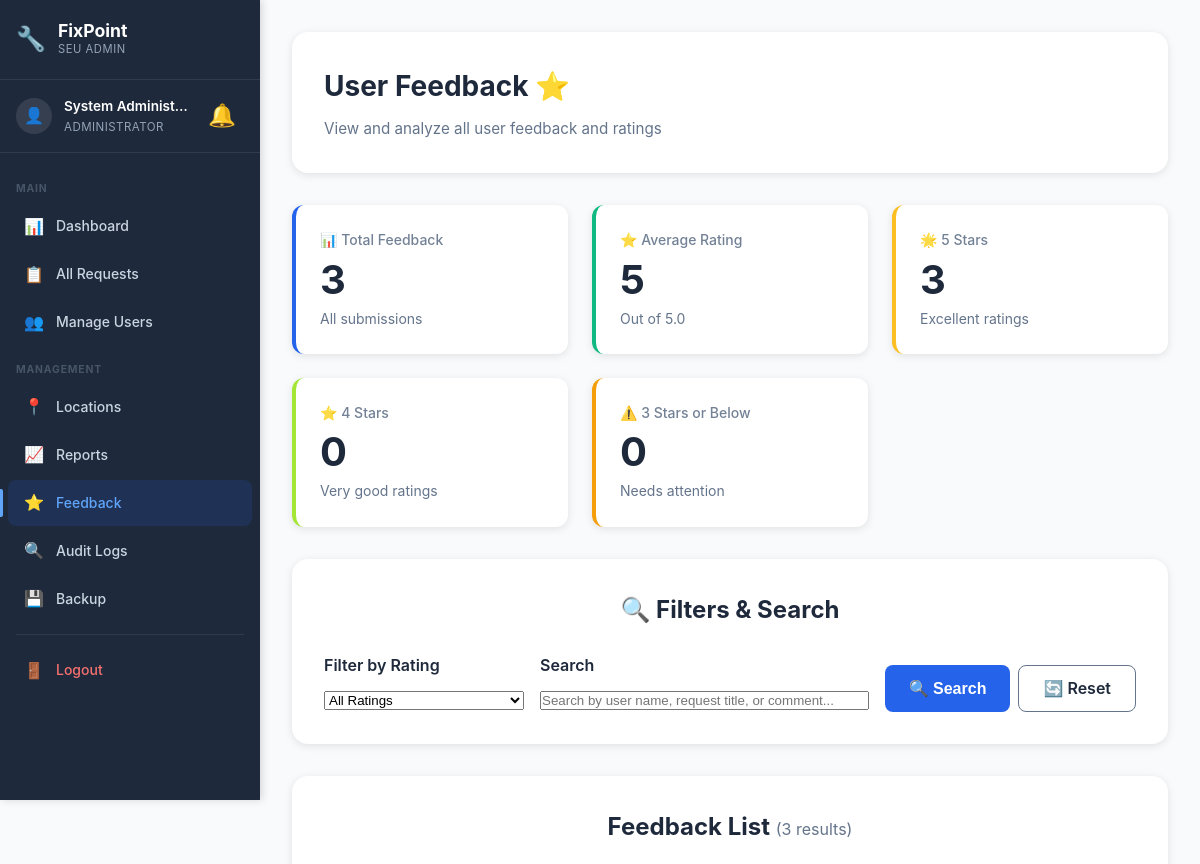
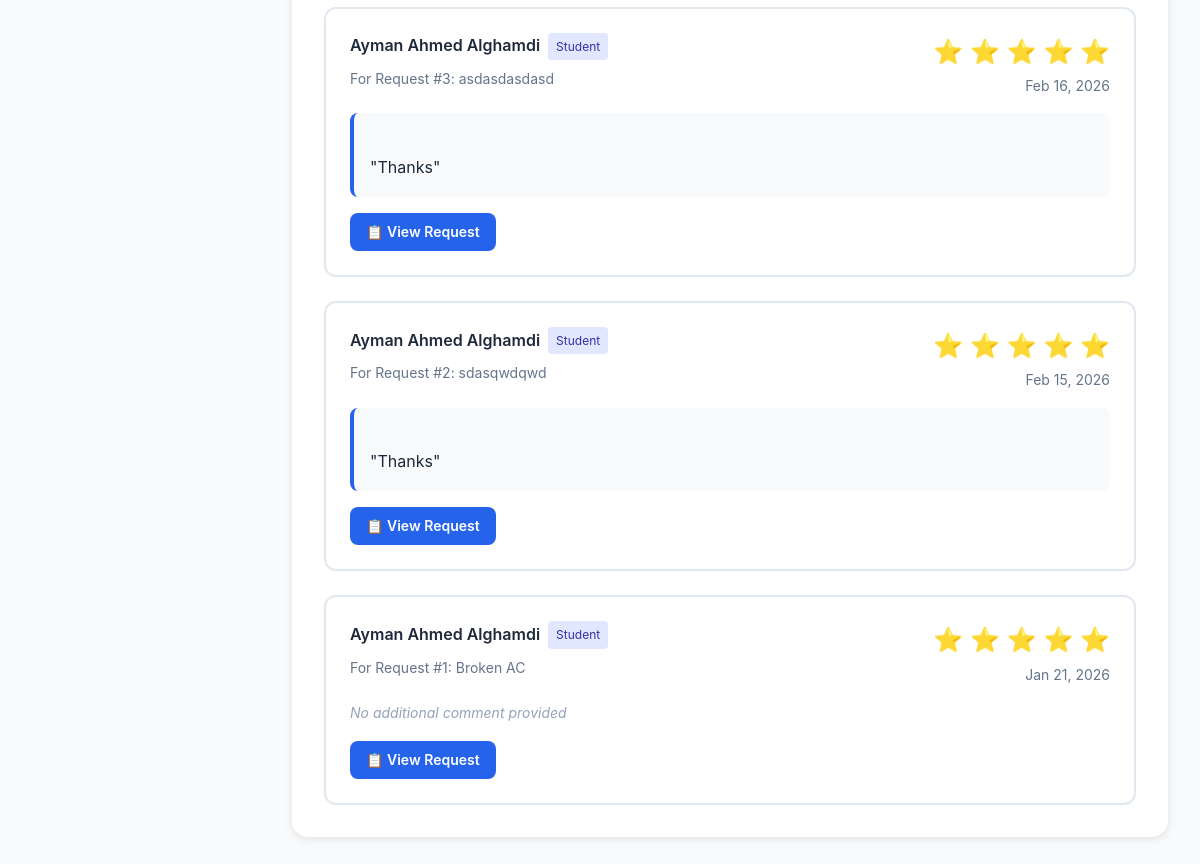
Page /admin/all-feedback.php (signed in) on the earlier database version (2 pictures, top to bottom).
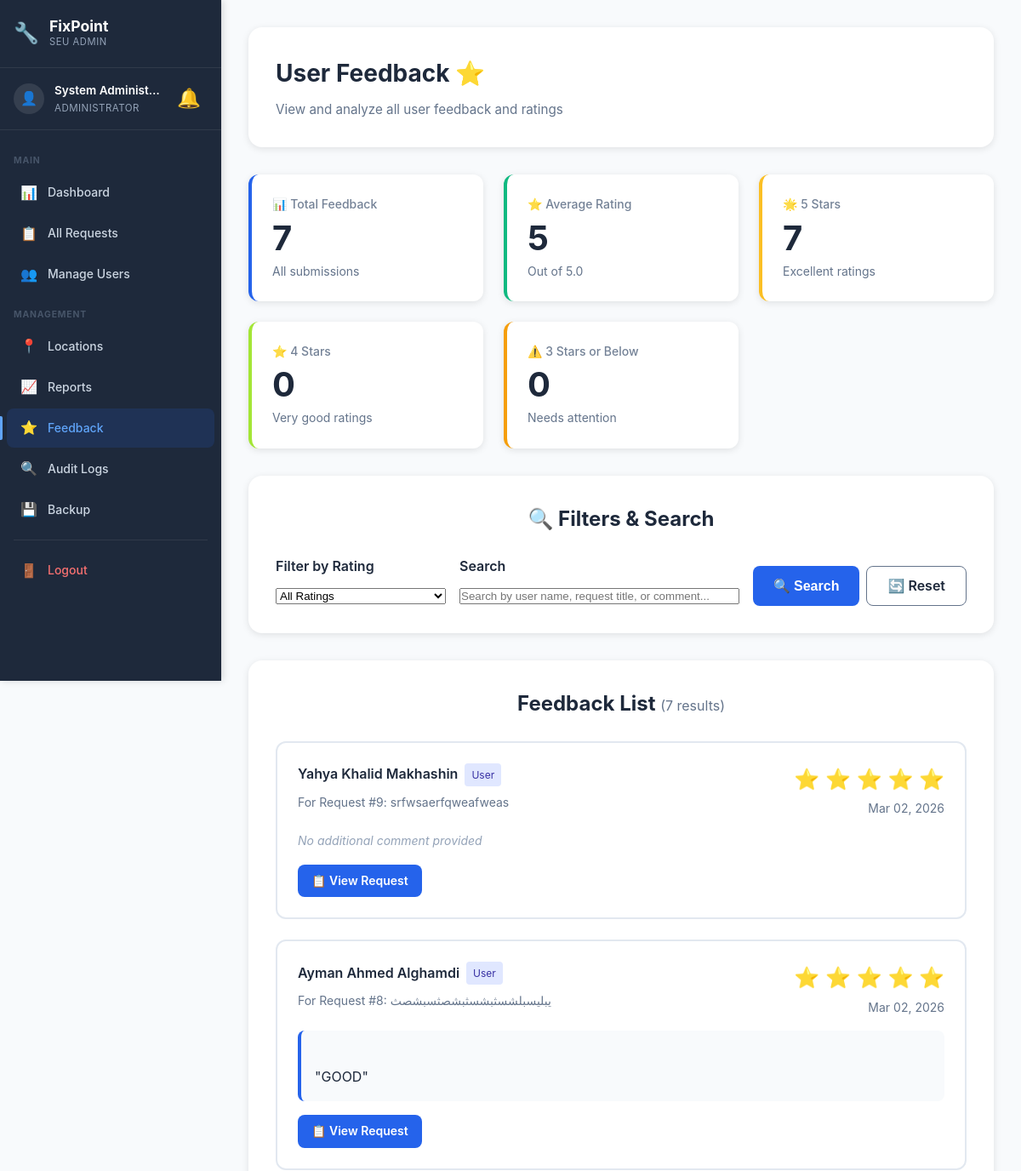
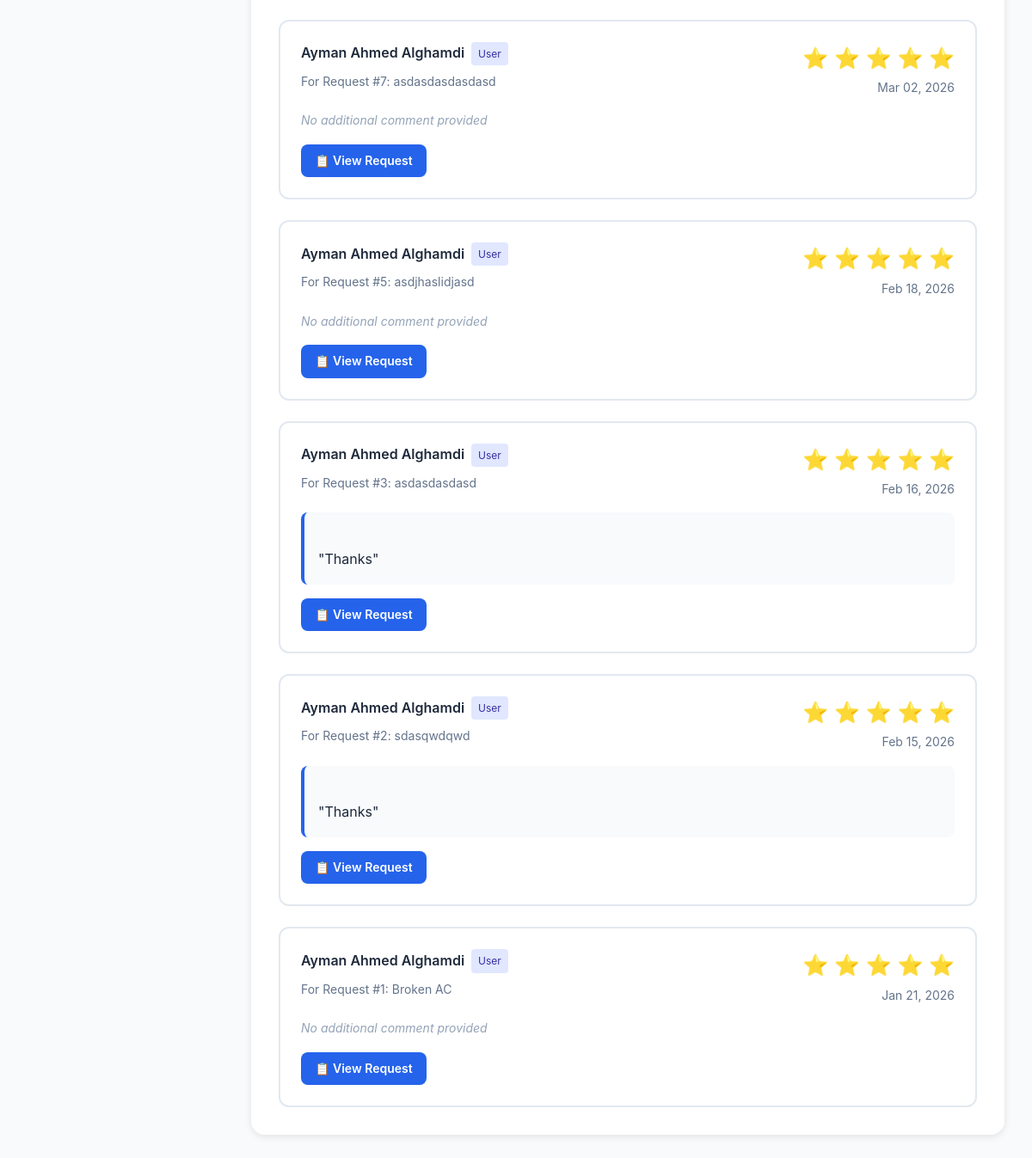
Same page on the later database version (2 pictures, top to bottom).
### tables this page shows
CREATE TABLE `feedback` (
  `FeedbackID` int(11) NOT NULL,
  `RequestID` int(11) NOT NULL,
  `UserID` int(11) NOT NULL,
  `Rating` int(11) NOT NULL CHECK (`Rating` between 1 and 5),
  `Comment` text DEFAULT NULL,
  `SubmittedAt` timestamp NOT NULL DEFAULT current_timestamp()
);

CREATE TABLE `user` (
  `UserID` int(11) NOT NULL,
  `RoleID` int(11) NOT NULL,
  `Name` varchar(100) NOT NULL,
  `Email` varchar(100) NOT NULL,
  `Password` varchar(255) NOT NULL,
  `Phone` varchar(20) DEFAULT NULL,
  `MaxRequestsPerWeek` int(11) DEFAULT 2,
  `CreatedAt` timestamp NOT NULL DEFAULT current_timestamp(),
  `LastResetAt` datetime DEFAULT NULL
);

CREATE TABLE `role` (
  `RoleID` int(11) NOT NULL,
  `RoleName` varchar(50) NOT NULL
);

CREATE TABLE `maintenancerequest` (
  `RequestID` int(11) NOT NULL,
  `UserID` int(11) NOT NULL,
  `LocationID` int(11) NOT NULL,
  `CategoryID` int(11) NOT NULL,
  `PriorityID` int(11) NOT NULL,
  `StatusID` int(11) NOT NULL DEFAULT 1,
  `Title` varchar(200) NOT NULL,
  `Description` text NOT NULL,
  `SubmittedAt` timestamp NOT NULL DEFAULT current_timestamp(),
  `UpdatedAt` timestamp NOT NULL DEFAULT current_timestamp() ON UPDATE current_timestamp(),
  `CompletedAt` timestamp NULL DEFAULT NULL
);

### config/helpers.php (called while the page is built, shortened)
<?php
function formatDate($date, $format = 'M d, Y H:i') {
    return date($format, strtotime($date));
}
function e($string) {
    return htmlspecialchars($string, ENT_QUOTES, 'UTF-8');
}
?>

### admin/all-feedback.php (the view, shortened to what the changed rows need)
<?php
require_once __DIR__ . '/../config/database.php';
require_once __DIR__ . '/../config/helpers.php';
$sql = "SELECT
            f.FeedbackID,
            f.Rating,
            f.Comment,
            f.SubmittedAt,
            mr.RequestID,
            mr.Title as RequestTitle,
            u.Name as UserName,
            u.Email as UserEmail,
            r.RoleName
        FROM feedback f
        JOIN maintenancerequest mr ON f.RequestID = mr.RequestID
        JOIN user u ON f.UserID = u.UserID
        JOIN role r ON u.RoleID = r.RoleID
        WHERE 1=1";
$sql .= " ORDER BY f.SubmittedAt DESC";
$result = $conn->query($sql);
$feedback_list = $result->fetch_all(MYSQLI_ASSOC);
$stats = [];
$stats['total'] = count($feedback_list);
$total_rating = 0;
$rating_counts = [1 => 0, 2 => 0, 3 => 0, 4 => 0, 5 => 0];
foreach ($feedback_list as $fb) {
    $total_rating += $fb['Rating'];
    $rating_counts[$fb['Rating']]++;
}
$stats['average'] = $stats['total'] > 0 ? round($total_rating / $stats['total'], 1) : 0;
$stats['5_star'] = $rating_counts[5];
$stats['4_star'] = $rating_counts[4];
$stats['3_star'] = $rating_counts[3];
$stats['2_star'] = $rating_counts[2];
$stats['1_star'] = $rating_counts[1];
?>
<!DOCTYPE html>
<html lang="en">
<head>
    <link rel="stylesheet" href="../assets/css/style.css">
    <link rel="stylesheet" href="../assets/css/dashboard.css">
    <link rel="stylesheet" href="../assets/css/sidebar.css">
</head>
<body class="has-sidebar">
    <div class="main-content">
    <div class="dashboard">
        <div class="dashboard-container">
            <div class="dashboard-header">
                <h1 class="welcome-text">User Feedback ⭐</h1>
            </div>
            <div class="stats-grid">
                <div class="stat-card">
                    <div class="stat-label">📊 Total Feedback</div>
                    <div class="stat-value"><?php echo $stats['total']; ?></div>
                    <div class="stat-info">All submissions</div>
                </div>
                <div class="stat-card" style="border-left-color: #fbbf24;">
                    <div class="stat-label">🌟 5 Stars</div>
                    <div class="stat-value"><?php echo $stats['5_star']; ?></div>
                    <div class="stat-info">Excellent ratings</div>
                </div>
            </div>
            <div class="requests-section" style="margin-bottom: 2rem;">
                <h2 class="section-title">🔍 Filters & Search</h2>
            </div>
            <div class="requests-section">
                <h2 class="section-title">
                    Feedback List
                    <span style="color: #64748b; font-size: 1rem; font-weight: 400;">
                        (<?php echo count($feedback_list); ?> results)
                    </span>
                </h2>
                <?php if (count($feedback_list) > 0): ?>
                    <div style="display: grid; gap: 1.5rem;">
                        <?php foreach ($feedback_list as $fb): ?>
                            <div style="background: white; border: 2px solid #e2e8f0; padding: 1.5rem; border-radius: 0.75rem;">
                                <div style="display: flex; justify-content: space-between; align-items: start; margin-bottom: 1rem; flex-wrap: wrap; gap: 1rem;">
                                    <div>
                                        <div style="display: flex; align-items: center; gap: 0.5rem; margin-bottom: 0.5rem;">
                                            <span style="font-weight: 600; color: #1e293b;">
                                                <?php echo e($fb['UserName']); ?>
                                            </span>
                                            <span style="background: #e0e7ff; color: #3730a3; padding: 0.25rem 0.5rem; border-radius: 0.25rem; font-size: 0.75rem;">
                                                <?php echo e($fb['RoleName']); ?>
                                            </span>
                                        </div>
                                        <div style="color: #64748b; font-size: 0.875rem;">
                                            For Request #<?php echo $fb['RequestID']; ?>: <?php echo e($fb['RequestTitle']); ?>
                                        </div>
                                    </div>
                                    <div style="text-align: right;">
                                        <div style="color: #fbbf24; font-size: 1.5rem; margin-bottom: 0.25rem;">
                                            <?php for ($i = 1; $i <= 5; $i++): ?>
                                                <?php echo $i <= $fb['Rating'] ? '⭐' : '☆'; ?>
                                            <?php endfor; ?>
                                        </div>
                                        <div style="color: #64748b; font-size: 0.875rem;">
                                            <?php echo formatDate($fb['SubmittedAt'], 'M d, Y'); ?>
                                        </div>
                                    </div>
                                </div>
                                <?php if ($fb['Comment']): ?>
                                <div style="background: #f8fafc; padding: 1rem; border-radius: 0.5rem; border-left: 4px solid #2563eb;">
                                    <div style="color: #1e293b; white-space: pre-line;">
                                        "<?php echo e($fb['Comment']); ?>"
                                    </div>
                                </div>
                                <?php else: ?>
                                <div style="color: #94a3b8; font-style: italic; font-size: 0.875rem;">
                                    No additional comment provided
                                </div>
                                <?php endif; ?>
                                <div style="margin-top: 1rem; display: flex; gap: 0.5rem;">
                                    <a href="request-details.php?id=<?php echo $fb['RequestID']; ?>"
                                    class="btn btn-secondary"
                                    style="padding: 0.5rem 1rem; font-size: 0.875rem;">
                                        📋 View Request
                                    </a>
                                </div>
                            </div>
                        <?php endforeach; ?>
                    </div>
                <?php endif; ?>
            </div>
        </div>
    </div>
    </div>
</body>
</html>

Differences in the rows shown:
added feedback: UserID.Name "Yahya Khalid Makhashin", role.RoleName "User", RequestID.RequestID "9", RequestID.Title "srfwsaerfqweafweas", Rating 5 (drawn), SubmittedAt "Mar 02, 2026", Comment "No additional comment provided"
added feedback: UserID.Name "Ayman Ahmed Alghamdi", role.RoleName "User", RequestID.RequestID "8", RequestID.Title "يبليسبلشسثبشسثبشصثسبشصث", Rating 5 (drawn), SubmittedAt "Mar 02, 2026", Comment "GOOD"
added feedback: UserID.Name "Ayman Ahmed Alghamdi", role.RoleName "User", RequestID.RequestID "7", RequestID.Title "asdasdasdasdasd", Rating 5 (drawn), SubmittedAt "Mar 02, 2026", Comment "No additional comment provided"
added feedback: UserID.Name "Ayman Ahmed Alghamdi", role.RoleName "User", RequestID.RequestID "5", RequestID.Title "asdjhaslidjasd", Rating 5 (drawn), SubmittedAt "Feb 18, 2026", Comment "No additional comment provided"
changed through a linked row, feedback "Feb 16, 2026": role.RoleName "Student" → "User"
changed through a linked row, feedback "Feb 15, 2026": role.RoleName "Student" → "User"
changed through a linked row, feedback "Jan 21, 2026": role.RoleName "Student" → "User"
Other differences:
$stats['total']: "3" → "7"
$stats['5_star']: "3" → "7"
count($feedback_list): "3" → "7"
